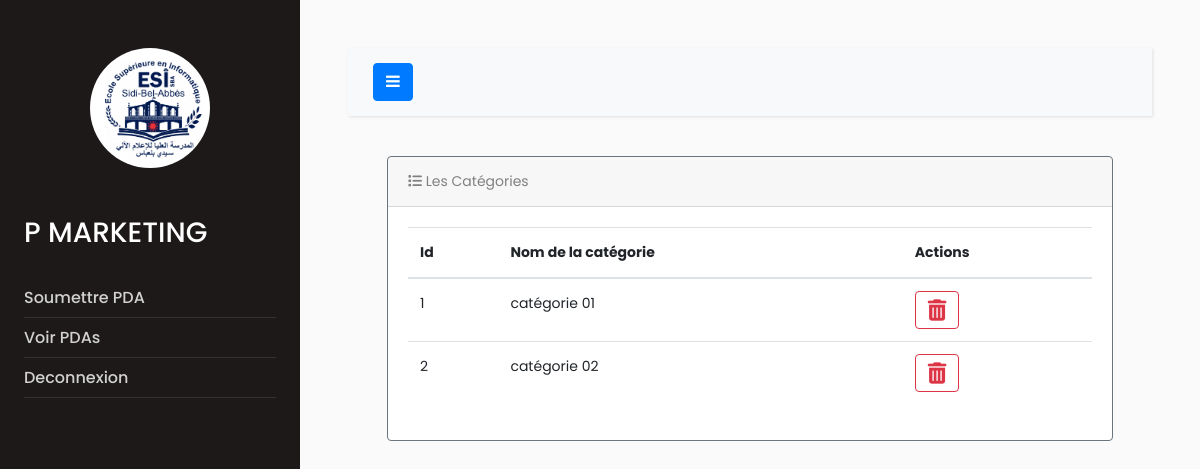
The app's page /icosnet/list_categories/ (signed in) with its own data.
### comptes/models.py (models this page shows, shortened)
class User(AbstractBaseUser, PermissionsMixin):
    first_name = models.CharField(_("Prénom"), max_length=150, blank=False,null=False)
    last_name = models.CharField(_("Nom"), max_length=150, blank=False,null=False)
    email = models.EmailField(_("Adresse e-mail"), blank=False,null=False,unique=True)
    matricule = models.CharField(_("Matricule"), max_length=20, blank=False,null=False)
    is_staff = models.BooleanField(
        _("staff status"),
        default=False,
    )
    is_active = models.BooleanField(
        _("compte activé"),
        default=True,)
    date_joined = models.DateTimeField(_("date joined"), default=timezone.now)
    departement = models.ForeignKey(Structure,on_delete=models.PROTECT,null=False,blank=False,related_name='personnel')
    responsable = models.BooleanField(default=False)
    profile_picture = models.ImageField(upload_to='profile_pics', blank=True, null=True)
    groups = models.ManyToManyField(
        Group,
        verbose_name=_('groups'),
        blank=True,
        related_name='comptes_users',
    )
    user_permissions = models.ManyToManyField(
        Permission,
        verbose_name=_('user permissions'),
        blank=True,
        related_name='comptes_users_permissions',  # Add a related_name to avoid clashes
        help_text=_('Specific permissions for this user.'),
        error_messages={
            'add': _('The permission was not added.'),
            'remove': _('The permission was not removed.'),
        },
    )
    objects = UserManager()
    USERNAME_FIELD = "email"
    REQUIRED_FIELDS = ["first_name","last_name","matricule"]
    class Meta:
        verbose_name = _("utilisateur")
        verbose_name_plural = _("utilisateurs")

### core/models.py (models this page shows, shortened)
class Categorie(models.Model):
    nom = models.CharField(_("Catégorie"),max_length=250,null=True,blank=True)

### core/views.py (the view)
# urls.py: path('list_categories/', views.list_categories, name='list_categories'),
def list_categories(request):
    categories = Categorie.objects.all()
    return render(request, 'core/list_categories.html', {'categories': categories})

### core/templates/core/list_categories.html (shortened to what this page needs)
{% extends 'core/home.html' %}
{%block body%}
<div class="container-fluid">
  <div class="m-4">
      <div class="row">
          <div class="col-12">
              <div class="card border-secondary mb-3" style="ms-4 mb-4">
                  <div class="card-header"> <i class="fa-solid fa-list"></i> Les Catégories </div>
                  <div class="card-body">
                      <div class="table-responsive">
                          <table class="table table-hover">
                              <thead>
                                <tr>
                                  <th scope="col">Id</th>
                                  <th scope="col">Nom de la catégorie</th>
                                  <th scope="col">Actions</th>
                                </tr>
                              </thead>
                              <tbody>
                              {% for categorie in categories %}
                                <tr>
                                  <td>{{ categorie.id}}</td>
                                  <td>{{ categorie.nom }}</td>
                               <td>
                                 <form method="post" action="{% url 'core:delete_categorie' categorie.id %}">
                                <button type="submit" class="btn btn-outline-danger" data-bs-dismiss="modal"> <i class="fa-solid fa-trash-can fa-lg"></i></button>
                                </form>
                                </td>
                                </tr>
                                {% endfor %}
                              </tbody>
                            </table>
                      </div>
                  </div>
                </div>
          </div>
         </div>
  </div>
</div>
{%endblock%}

### core/templates/core/home.html (shortened to what this page needs)
{% load static %}
<!doctype html>
<html lang="en">
  <head>
    <link rel="stylesheet" href="https://cdnjs.cloudflare.com/ajax/libs/font-awesome/6.4.2/css/all.min.css" />
		<link rel="stylesheet" href="https://stackpath.bootstrapcdn.com/font-awesome/4.7.0/css/font-awesome.min.css">
        <link rel="stylesheet" href="{% static 'core/home.css' %}">
  </head>
  <body>
		<div class="wrapper d-flex align-items-stretch">
			<nav id="sidebar">
				<div class="p-4 pt-5">
		  		<a href="#" class="img logo rounded-circle mb-5" style="background-image: url({{ user.profile_picture.url }});"></a>
                <h3> {{ user.first_name.capitalize }} {{ user.last_name.upper }} <h3>
	        <ul class="list-unstyled components mb-5">
	          <li>
	              <a href="{% url 'core:create_predemande' %}">Soumettre PDA</a>
	          </li>
	          <li>
              <a href="{% url 'core:index' %}">Voir PDAs</a>
	          </li>
	          <li>
              <a href="{% url 'custom_logout' %}">Deconnexion</a>
	          </li>
	        </ul>
	      </div>
    	</nav>
      <div id="content" class="p-4 p-md-5">
        <nav class="navbar navbar-expand-lg navbar-light bg-light">
          <div class="container-fluid">
            <button type="button" id="sidebarCollapse" class="btn btn-primary">
              <i class="fa fa-bars"></i>
            </button>
          </div>
        </nav>
        {%block body%}{%endblock%}
      </div>
		</div>
  </body>
</html>

### records on screen
User: profile_picture (picture), first_name "P", last_name "MARKETING"
Categorie: id "1", nom "catégorie 01"
Categorie: id "2", nom "catégorie 02"
